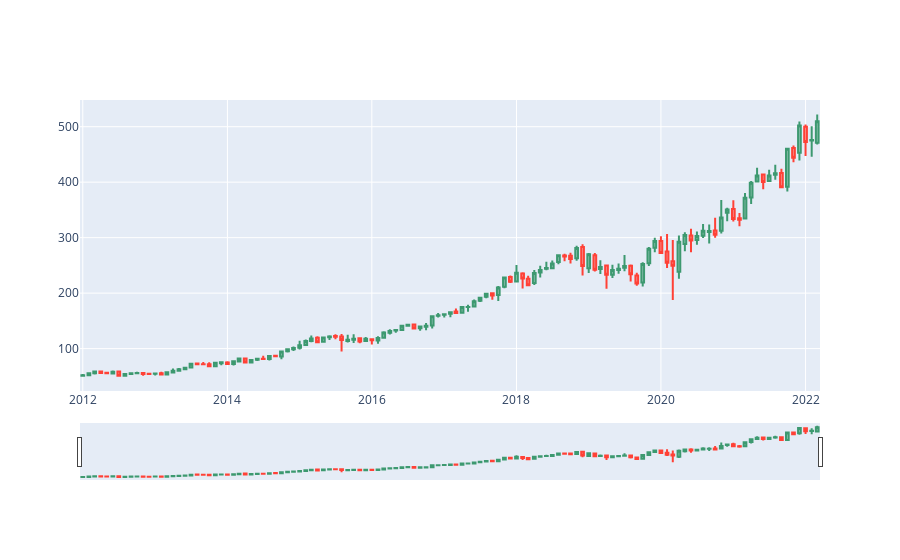

The code cell stored with this chart in its notebook:
### Code cell
fig = go.Figure(data=[go.Candlestick(x=aft['Date'],
                open=aft['First_Open'],
                high=aft['First_High'],
                low=aft['First_Low'],
                close=aft['First_Close'])])

fig.show()
